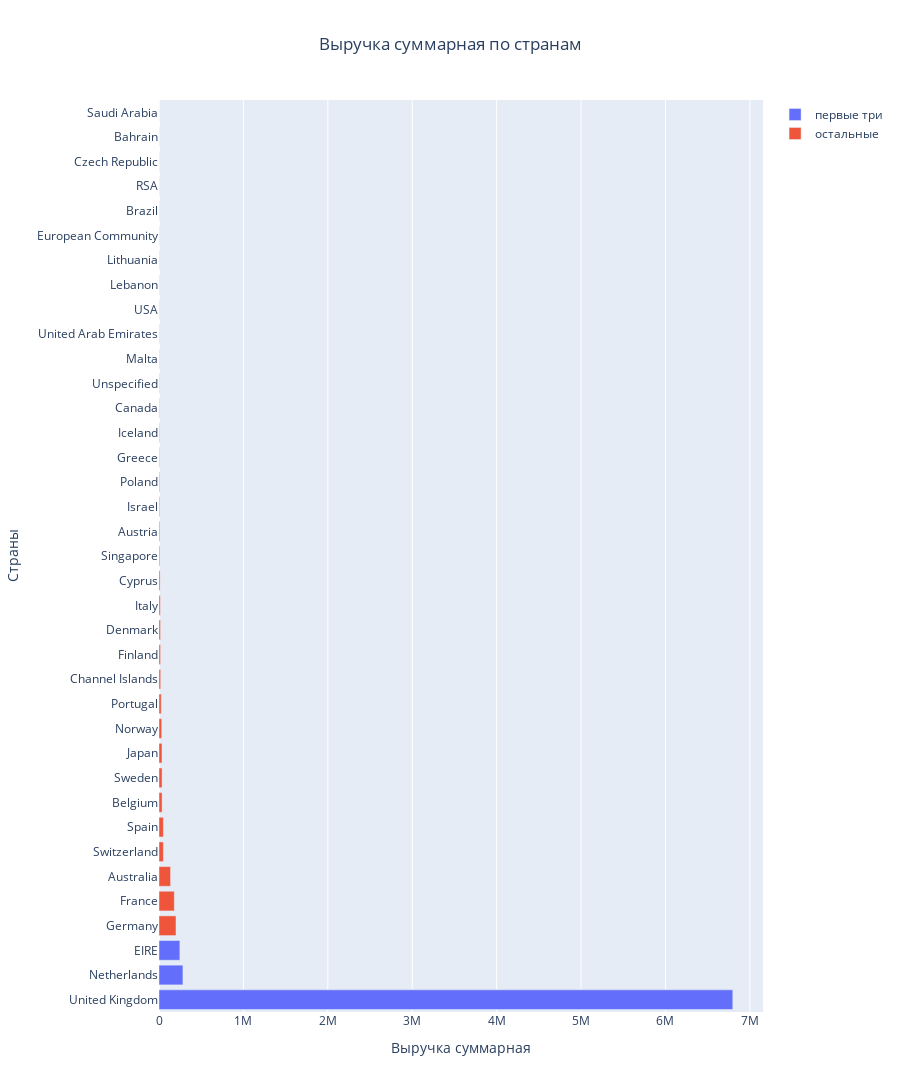

The code cell stored with this chart in its notebook:
### Markdown cell above
### Задание 4.4

Постройте визуализацию и выделите топ-3 стран, клиенты из которых приносят компании больше всего выручки:
* Великобритания (United Kingdom)
* Германия (Germany)
* Франция (France)
* Нидерланды (Netherlands)
* Ирландия (EIRE)
* Австралия (Australia)

### Code cell
country_revenue = data.groupby('Country')['TotalPrice'].sum().sort_values(ascending=False)
country_revenue = pd.DataFrame(country_revenue).reset_index().rename(mapper={'TotalPrice': 'Revenue'}, axis=1)

fig = go.Figure()

fig.add_trace(go.Bar(x=country_revenue['Revenue'][:3], 
                     y=country_revenue['Country'][:3], 
                     orientation='h',
                     name='первые три')
              )

fig.add_trace(go.Bar(x=country_revenue['Revenue'][3:], 
                     y=country_revenue['Country'][3:], 
                     orientation='h',
                     name='остальные')
              )

fig.update_layout(title='Выручка суммарная по странам', 
                  title_x = 0.5,
                  height=1200)

fig.update_xaxes(title_text='Выручка суммарная')
fig.update_yaxes(title_text='Страны')

fig.show()

### Figure 1 — Plotly figure (JSON) as saved in the notebook; plotly's stock layout.template omitted (floating-point values rounded to 4 significant figures)
{"data": [{"name": "первые три", "orientation": "h", "type": "bar", "x": [6798000.0, 283400.0, 247100.0], "y": ["United Kingdom", "Netherlands", "EIRE"]}, {"name": "остальные", "orientation": "h", "type": "bar", "x": [201500.0, 181500.0, 137000.0, 51860.0, 51760.0, 36670.0, 36360.0, 35420.0, 32290.0, 26500.0, 19930.0, 18300.0, 18040.0, 15340.0, 12800.0, 9120.0, 8721.0, 7216.0, 6853.0, 4426.0, 4310, 3115.0, 2661.0, 2011.0, 1865.0, 1731.0, 1694.0, 1661.0, 1151.0, 1144.0, 1002.0, 729.2, 548.4, 131.2], "y": ["Germany", "France", "Australia", "Switzerland", "Spain", "Belgium", "Sweden", "Japan", "Norway", "Portugal", "Channel Islands", "Finland", "Denmark", "Italy", "Cyprus", "Singapore", "Austria", "Israel", "Poland", "Greece", "Iceland", "Canada", "Unspecified", "Malta", "United Arab Emirates", "USA", "Lebanon", "Lithuania", "European Community", "Brazil", "RSA", "Czech Republic", "Bahrain", "Saudi Arabia"]}], "layout": {"height": 1200, "title": {"text": "Выручка суммарная по странам", "x": 0.5}, "xaxis": {"title": {"text": "Выручка суммарная"}}, "yaxis": {"title": {"text": "Страны"}}}}
